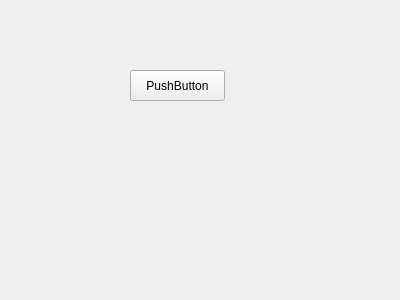
<?xml version="1.0" encoding="UTF-8"?>
<ui version="4.0">
 <class>Widget</class>
 <widget class="QWidget" name="Widget">
  <property name="geometry">
   <rect>
    <x>0</x>
    <y>0</y>
    <width>400</width>
    <height>300</height>
   </rect>
  </property>
  <property name="windowTitle">
   <string>Widget</string>
  </property>
  <widget class="JeffPushButton" name="pushButton">
   <property name="geometry">
    <rect>
     <x>130</x>
     <y>70</y>
     <width>95</width>
     <height>31</height>
    </rect>
   </property>
   <property name="text">
    <string>PushButton</string>
   </property>
  </widget>
 </widget>
 <layoutdefault spacing="6" margin="11"/>
 <customwidgets>
  <customwidget>
   <class>JeffPushButton</class>
   <extends>QPushButton</extends>
   <header location="global">jeffpushbutton.h</header>
  </customwidget>
 </customwidgets>
 <resources/>
 <connections/>
</ui>
